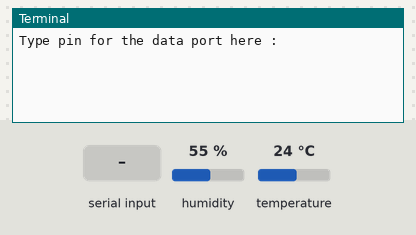
The program below on a simulated Raspberry Pi (BCM pin numbers). Shown: the last lines printed to the terminal. The inputs (shaded band) are chosen by the test bench; at power-on: humidity 55 %, temperature 24 °C.

Above: at 1.2 s.
1.3 s: "5" typed at the terminal, then Enter
At 2.2 s:
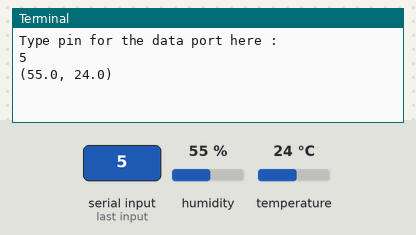
3.3 s: humidity set to 22 %
At 4.3 s:
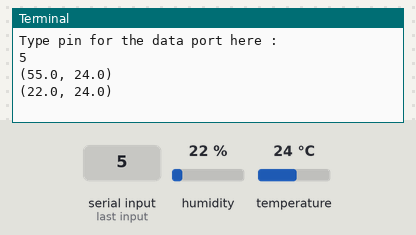
4.8 s: temperature set to 12 °C
At 5.2 s:
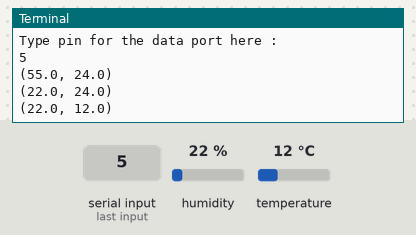
6.3 s: humidity set to 40 %
At 7.3 s:
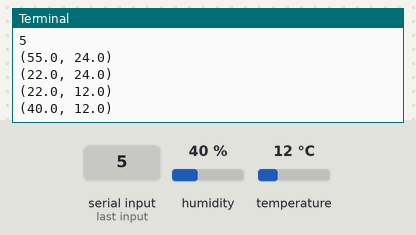
Timing chart, 0 to 8.8 s (numbered marks = the images above; inputs shaded):
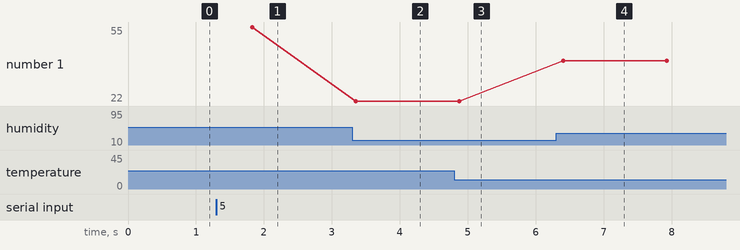

Measured:
- after the input at 1.3 s, the terminal: prints a new line at once (image 1)
- after the input at 3.3 s, the terminal: prints a new line after 0.05 s (image 2)
- after the input at 4.8 s, the terminal: prints a new line after 0.08 s (image 3)
- after the input at 6.3 s, the terminal: prints a new line after 0.10 s (image 4)
- plotted number 1: 55 → 22 after the input at 3.3 s, 22 → 40 after the input at 6.3 s

The program:

dht11.py
```python
#! /usr/bin/env python3

import Adafruit_DHT
import time

sensor = Adafruit_DHT.DHT11

def __init__():
    pass

def define_pin():
    pin = int(input("Type pin for the data port here :"))
    return pin

def get_data(sensor, pin):
    times = 0
    while times < 10:
        data = hum, temp = Adafruit_DHT.read_retry(sensor, pin)
        print(data)
        times += 1
        time.sleep(1)
    return 1
dhtpin = define_pin()
done = get_data(sensor, dhtpin)
print("Finished 10 measurements.")
```
